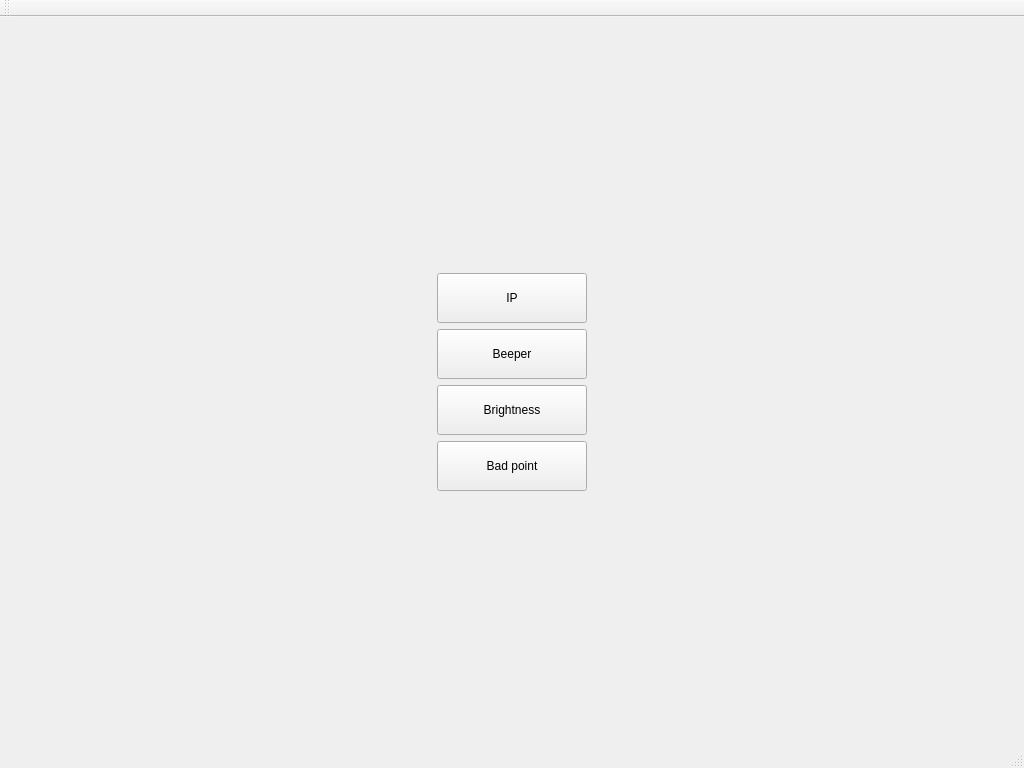
<?xml version="1.0" encoding="UTF-8"?>
<ui version="4.0">
 <class>MainWindow</class>
 <widget class="QMainWindow" name="MainWindow">
  <property name="geometry">
   <rect>
    <x>0</x>
    <y>0</y>
    <width>1024</width>
    <height>768</height>
   </rect>
  </property>
  <property name="minimumSize">
   <size>
    <width>1024</width>
    <height>768</height>
   </size>
  </property>
  <property name="maximumSize">
   <size>
    <width>1024</width>
    <height>768</height>
   </size>
  </property>
  <property name="windowTitle">
   <string>MainWindow</string>
  </property>
  <widget class="QWidget" name="centralWidget">
   <layout class="QHBoxLayout" name="horizontalLayout">
    <item>
     <spacer name="horizontalSpacer">
      <property name="orientation">
       <enum>Qt::Horizontal</enum>
      </property>
      <property name="sizeHint" stdset="0">
       <size>
        <width>417</width>
        <height>20</height>
       </size>
      </property>
     </spacer>
    </item>
    <item>
     <layout class="QVBoxLayout" name="verticalLayout_2">
      <item>
       <spacer name="verticalSpacer">
        <property name="orientation">
         <enum>Qt::Vertical</enum>
        </property>
        <property name="sizeHint" stdset="0">
         <size>
          <width>20</width>
          <height>40</height>
         </size>
        </property>
       </spacer>
      </item>
      <item>
       <layout class="QVBoxLayout" name="verticalLayout">
        <item>
         <widget class="QPushButton" name="pushButton">
          <property name="minimumSize">
           <size>
            <width>100</width>
            <height>50</height>
           </size>
          </property>
          <property name="styleSheet">
           <string notr="true"> </string>
          </property>
          <property name="text">
           <string>IP</string>
          </property>
         </widget>
        </item>
        <item>
         <widget class="QPushButton" name="pushButton_2">
          <property name="minimumSize">
           <size>
            <width>150</width>
            <height>50</height>
           </size>
          </property>
          <property name="styleSheet">
           <string notr="true"> </string>
          </property>
          <property name="text">
           <string>Beeper</string>
          </property>
         </widget>
        </item>
        <item>
         <widget class="QPushButton" name="pushButton_3">
          <property name="minimumSize">
           <size>
            <width>150</width>
            <height>50</height>
           </size>
          </property>
          <property name="styleSheet">
           <string notr="true"> </string>
          </property>
          <property name="text">
           <string>Brightness</string>
          </property>
         </widget>
        </item>
        <item>
         <widget class="QPushButton" name="pushButton_4">
          <property name="minimumSize">
           <size>
            <width>150</width>
            <height>50</height>
           </size>
          </property>
          <property name="styleSheet">
           <string notr="true"> </string>
          </property>
          <property name="text">
           <string>Bad point</string>
          </property>
         </widget>
        </item>
       </layout>
      </item>
      <item>
       <spacer name="verticalSpacer_2">
        <property name="orientation">
         <enum>Qt::Vertical</enum>
        </property>
        <property name="sizeHint" stdset="0">
         <size>
          <width>20</width>
          <height>40</height>
         </size>
        </property>
       </spacer>
      </item>
     </layout>
    </item>
    <item>
     <spacer name="horizontalSpacer_2">
      <property name="orientation">
       <enum>Qt::Horizontal</enum>
      </property>
      <property name="sizeHint" stdset="0">
       <size>
        <width>417</width>
        <height>20</height>
       </size>
      </property>
     </spacer>
    </item>
   </layout>
  </widget>
  <widget class="QMenuBar" name="menuBar">
   <property name="geometry">
    <rect>
     <x>0</x>
     <y>0</y>
     <width>1024</width>
     <height>27</height>
    </rect>
   </property>
  </widget>
  <widget class="QToolBar" name="mainToolBar">
   <attribute name="toolBarArea">
    <enum>TopToolBarArea</enum>
   </attribute>
   <attribute name="toolBarBreak">
    <bool>false</bool>
   </attribute>
  </widget>
  <widget class="QStatusBar" name="statusBar"/>
 </widget>
 <layoutdefault spacing="6" margin="11"/>
 <resources/>
 <connections/>
</ui>
